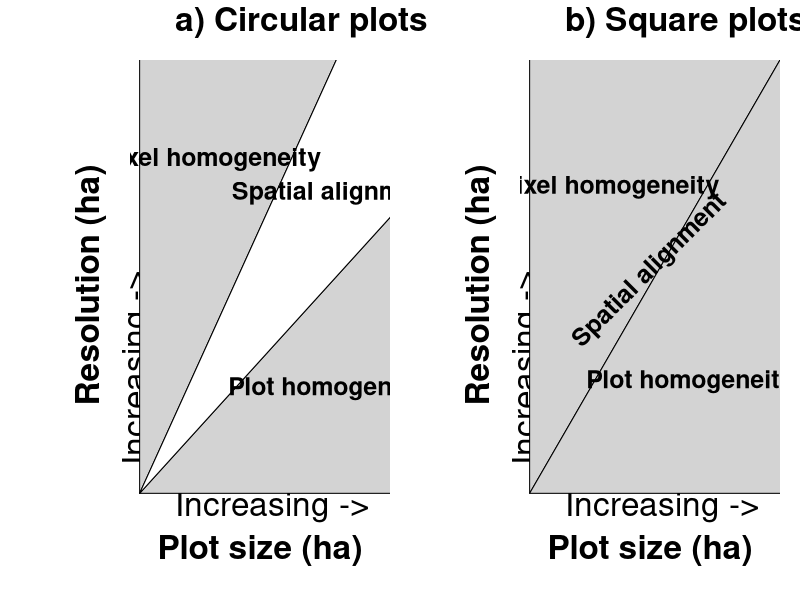

The R source for this figure:
# plots showing definitions of spatial synchrony
par(mfrow = c(1, 2), mar = c(4, 6, 2.5, 0.5), oma = c(0.5, 0.5, 0.5, 0.5))


# circular plot synchrony definition

# true synchrony (circular)
x = seq(0, sqrt(13000), 0.1)
y1 = (x / 2) ^ 2 * pi
y2 = (x * sqrt(2) / 2) ^ 2 * pi


## description of assumptions panel
plot(
  NA, 
  xlim = c(0, 10000), 
  ylim = c(0, 10000), 
  xaxt = "n", 
  yaxt = "n", 
  xlab = "", 
  ylab = "", 
  bty = "n"
  )

mtext(
  side = 1, 
  text = "     Increasing ->", 
  line = -0.5, 
  cex = 2, 
  adj = 0
  )

mtext(
  side = 2,
  text = "     Increasing ->", 
  line = -1, 
  cex = 2, 
  adj = 0
  )

mtext(
  side = 1, 
  text = expression(bold(paste("Plot size (ha)", sep = ""))), 
  font = 2, 
  line = 2, 
  cex = 2
  )

mtext(
  side = 2, 
  text = expression(bold(paste("Resolution (ha)", sep = ""))), 
  font = 2, 
  line = 1, 
  cex = 2
  )

polygon(
  x = c(0, 0, max(y1)), 
  y = c(0, 12000, max(I(x^2))), 
  col = "lightgrey"
  )

polygon(
  x = c(0, 12000, max(y2)),
  y = c(0, 0, max(I(x^2))), 
  col = "lightgrey"
  )

polygon(
  x = c(0, max(y2), max(y1)), 
  y = c(0, max(I(x^2)), max(I(x^2))), 
  col = "white"
  )

text(
  x = 3000, 
  y = 8000, 
  labels = "Pixel homogeneity", 
  font = 2, 
  cex = 1.5
  )

text(
  x = 8000, 
  y = 2500, 
  labels = "Plot homogeneity", 
  font = 2, 
  cex = 1.5
  )

text(
  x = 8100, 
  y = 7200, 
  labels = "Spatial alignment", 
  font = 2, 
  cex = 1.5
  )

mtext(
  text = paste("     a", ") ",   "Circular plots", sep = ""), 
  adj = 0, 
  line = 1.25, 
  font = 2, 
  cex = 2
  )


# square plot synchrony definition

## description of assumptions panel
plot(
  NA, 
  xlim = c(0, 1500), 
  ylim = c(0, 1500), 
  xaxt = "n", 
  yaxt = "n", 
  xlab = "", 
  ylab = "", 
  bty = "n"
  )

mtext(
  side = 1, 
  text = "     Increasing ->", 
  line = -0.5, 
  cex = 2, 
  adj = 0
  )

mtext(
  side = 2, 
  text = "     Increasing ->", 
  line = -1, 
  cex = 2, 
  adj = 0
  )

mtext(
  side = 1, 
  text = expression(bold(paste("Plot size (ha)", sep = ""))), 
  font = 2, 
  line = 2, 
  cex = 2
  )

mtext(
  side = 2, 
  text = expression(bold(paste("Resolution (ha)", sep = ""))), 
  font = 2, 
  line = 1, 
  cex = 2
  )

polygon(
  x = c(0, 0, 10000), 
  y = c(0, 10000, 10000), 
  col = "lightgrey"
  )

polygon(
  x = c(0, 10000, 10000), 
  y = c(0, 0, 10000), 
  col = "lightgrey"
  )

text(
  x = 750, 
  y = 800, 
  labels = "Spatial alignment", 
  font = 2,
  cex = 1.5, 
  srt = 45
  )

text(
  x = 500, 
  y = 1100, 
  labels = "Pixel homogeneity", 
  font = 2, 
  cex = 1.5
  )

text(
  x = 1000, 
  y = 400, 
  labels = "Plot homogeneity", 
  font = 2, 
  cex = 1.5
  )

mtext(
  text = paste("     b", ") ",   "Square plots", sep = ""), 
  adj = 0, 
  line = 1.25,
  font = 2, 
  cex = 2
  )
